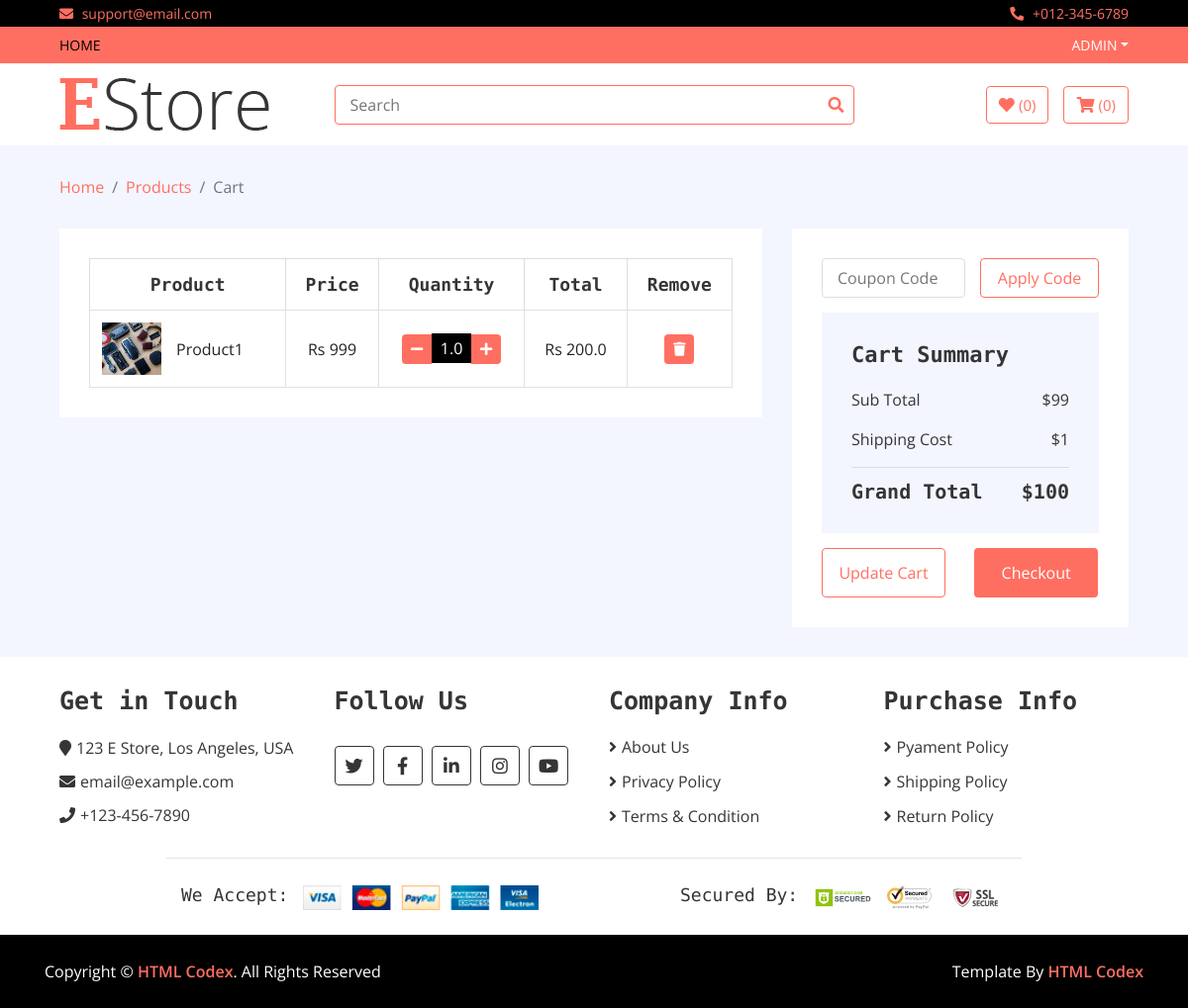
The app's page /cart/ (signed in), older data.
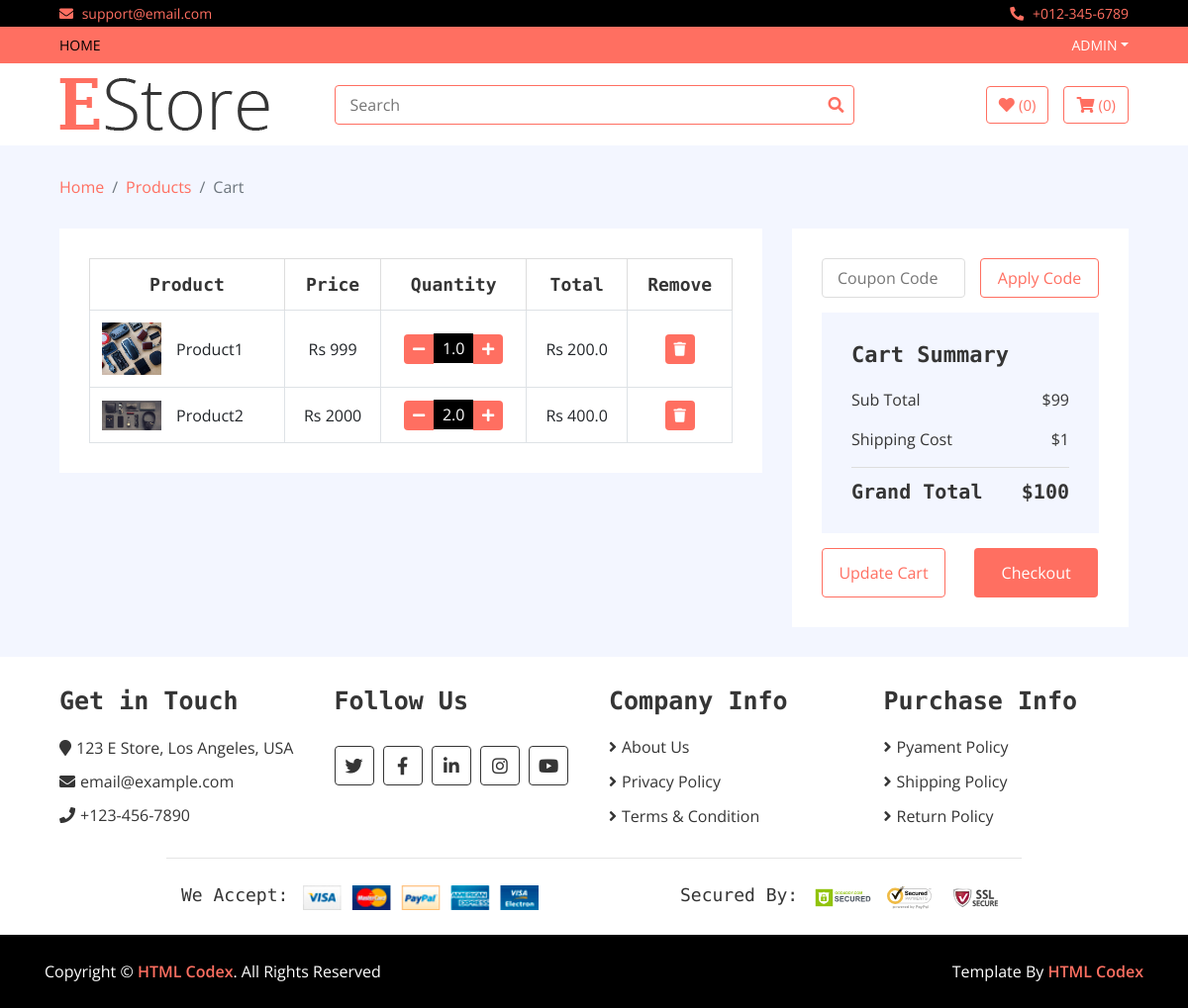
The same page, newer data.
### home/models.py (models this page shows, shortened)
class Cart(models.Model):
    username = models.CharField(max_length=300)
    slug = models.CharField(max_length=300)
    quantity = models.FloatField()
    total = models.FloatField()
    items = models.ForeignKey(Product,on_delete=models.CASCADE)
    date = models.DateTimeField(auto_now_add=True)
    checkout = models.BooleanField(default=False)

class Product(models.Model):
    name = models.CharField(max_length=300)
    price = models.IntegerField()
    discounted_price = models.IntegerField(default=0)
    category = models.ForeignKey(Category, on_delete=models.CASCADE)
    brand = models.ForeignKey(Brand, on_delete=models.CASCADE)
    image = models.ImageField(upload_to='media')
    desription = models.TextField(blank = True)
    specification = models.TextField(blank = True)
    stock = models.CharField(choices=STOCK,max_length=50)
    labels = models.CharField(choices=LABELS,max_length=50,blank = True)
    slug = models.CharField(max_length=500, default="")

### home/views.py (the view)
# urls.py: path('cart/', CartView.as_view(), name='cart'),
class CartView(Base):
    def get(self,request):
        username = request.user.username
        self.views['my_cart'] = Cart.objects.filter(username = username)
        return render(request,'cart.html',self.views)

### templates/cart.html
{% extends 'base.html' %}
{% load static %}
{% block content %}
        <div class="breadcrumb-wrap">
            <div class="container-fluid">
                <ul class="breadcrumb">
                    <li class="breadcrumb-item"><a href="#">Home</a></li>
                    <li class="breadcrumb-item"><a href="#">Products</a></li>
                    <li class="breadcrumb-item active">Cart</li>
                </ul>
            </div>
        </div>
        <div class="cart-page">
            <div class="container-fluid">
                <div class="row">
                    <div class="col-lg-8">
                        <div class="cart-page-inner">
                            <div class="table-responsive">
                                <table class="table table-bordered">
                                    <thead class="thead-dark">
                                        <tr>
                                            <th>Product</th>
                                            <th>Price</th>
                                            <th>Quantity</th>
                                            <th>Total</th>
                                            <th>Remove</th>
                                        </tr>
                                    </thead>
                                    <tbody class="align-middle">
                                    {% for cart in my_cart %}
                                        <tr>
                                            <td>
                                                <div class="img">
                                                    <a href="#"><img src="{{cart.items.image.url}}" alt="Image"></a>
                                                    <p>{{cart.items.name}}</p>
                                                </div>
                                            </td>
                                            {% if cart.items.discounted_price > 0 %}
                                            <td>Rs {{cart.items.discounted_price}}</td>
                                            {% else %}
                                            <td>Rs {{cart.items.price}}</td>
                                            {% endif %}
                                            <td>
                                                <div class="qty">
                                                    <a href = "/reduce_cart/{{cart.slug}}"><button class="btn-minus"><i class="fa fa-minus"></i></button></a>
                                                    <input type="text" value="{{cart.quantity}}">
                                                    <a href = "/add_to_cart/{{cart.slug}}"><button class="btn-plus"><i class="fa fa-plus"></i></button></a>
                                                </div>
                                            </td>
                                            <td>Rs {{cart.total}}</td>
                                            <td><button><i class="fa fa-trash"></i></button></td>
                                        </tr>
                                    {% endfor %}
                                    </tbody>
                                </table>
                            </div>
                        </div>
                    </div>
                    <div class="col-lg-4">
                        <div class="cart-page-inner">
                            <div class="row">
                                <div class="col-md-12">
                                    <div class="coupon">
                                        <input type="text" placeholder="Coupon Code">
                                        <button>Apply Code</button>
                                    </div>
                                </div>
                                <div class="col-md-12">
                                    <div class="cart-summary">
                                        <div class="cart-content">
                                            <h1>Cart Summary</h1>
                                            <p>Sub Total<span>$99</span></p>
                                            <p>Shipping Cost<span>$1</span></p>
                                            <h2>Grand Total<span>$100</span></h2>
                                        </div>
                                        <div class="cart-btn">
                                            <button>Update Cart</button>
                                            <button>Checkout</button>
                                        </div>
                                    </div>
                                </div>
                            </div>
                        </div>
                    </div>
                </div>
            </div>
        </div>
{% endblock %}

### templates/base.html (shortened to what this page needs)
<!DOCTYPE html>
{% load static %}
<html lang="en">
    <head>
        <link href="https://stackpath.bootstrapcdn.com/bootstrap/4.4.1/css/bootstrap.min.css" rel="stylesheet">
        <link href="https://cdnjs.cloudflare.com/ajax/libs/font-awesome/5.10.0/css/all.min.css" rel="stylesheet">
        <link href="{% static 'lib/slick/slick.css' %}" rel="stylesheet">
        <link href="{% static 'lib/slick/slick-theme.css' %}" rel="stylesheet">
        <link href="{% static 'css/style.css' %}" rel="stylesheet">
    </head>
    <body>
        <div class="top-bar">
            <div class="container-fluid">
                <div class="row">
                    <div class="col-sm-6">
                        <i class="fa fa-envelope"></i>
                        support@email.com
                    </div>
                    <div class="col-sm-6">
                        <i class="fa fa-phone-alt"></i>
                        +012-345-6789
                    </div>
                </div>
            </div>
        </div>
        <div class="nav">
            <div class="container-fluid">
                <nav class="navbar navbar-expand-md bg-dark navbar-dark">
                    <div class="collapse navbar-collapse justify-content-between" id="navbarCollapse">
                        <div class="navbar-nav mr-auto">
                            <a href="index.html" class="nav-item nav-link active">Home</a>
                        </div>
                        <div class="navbar-nav ml-auto">
                            {% if user.is_authenticated %}
                            <div class="nav-item dropdown">
                                <a href="#" class="nav-link dropdown-toggle" data-toggle="dropdown">{{user.username}}</a>
                            </div>
                            {% endif %}
                        </div>
                    </div>
                </nav>
            </div>
        </div>
        <div class="bottom-bar">
            <div class="container-fluid">
                <div class="row align-items-center">
                    <div class="col-md-3">
                        <div class="logo">
                            <a href="index.html">
                                <img src="img/logo.png" alt="Logo">
                            </a>
                        </div>
                    </div>
                    <div class="col-md-6">
                        <div class="search">
                            <form action = "/search" method = "GET">
                            <input name = "query" type="text" placeholder="Search">
                            <button type = "submit"><i class="fa fa-search"></i></button>
                            </form>
                        </div>
                    </div>
                    <div class="col-md-3">
                        <div class="user">
                            <a href="wishlist.html" class="btn wishlist">
                                <i class="fa fa-heart"></i>
                                <span>(0)</span>
                            </a>
                            <a href="cart.html" class="btn cart">
                                <i class="fa fa-shopping-cart"></i>
                                <span>(0)</span>
                            </a>
                        </div>
                    </div>
                </div>
            </div>
        </div>
{% block content %}
{% endblock %}
        <div class="footer">
            <div class="container-fluid">
                <div class="row">
                    <div class="col-lg-3 col-md-6">
                        <div class="footer-widget">
                            <h2>Get in Touch</h2>
                            <div class="contact-info">
                                <p><i class="fa fa-map-marker"></i>123 E Store, Los Angeles, USA</p>
                                <p><i class="fa fa-envelope"></i>email@example.com</p>
                                <p><i class="fa fa-phone"></i>+123-456-7890</p>
                            </div>
                        </div>
                    </div>
                    <div class="col-lg-3 col-md-6">
                        <div class="footer-widget">
                            <h2>Follow Us</h2>
                            <div class="contact-info">
                                <div class="social">
                                    <a href=""><i class="fab fa-twitter"></i></a>
                                    <a href=""><i class="fab fa-facebook-f"></i></a>
                                    <a href=""><i class="fab fa-linkedin-in"></i></a>
                                    <a href=""><i class="fab fa-instagram"></i></a>
                                    <a href=""><i class="fab fa-youtube"></i></a>
                                </div>
                            </div>
                        </div>
                    </div>
                    <div class="col-lg-3 col-md-6">
                        <div class="footer-widget">
                            <h2>Company Info</h2>
                            <ul>
                                <li><a href="#">About Us</a></li>
                                <li><a href="#">Privacy Policy</a></li>
                                <li><a href="#">Terms & Condition</a></li>
                            </ul>
                        </div>
                    </div>
                    <div class="col-lg-3 col-md-6">
                        <div class="footer-widget">
                            <h2>Purchase Info</h2>
                            <ul>
                                <li><a href="#">Pyament Policy</a></li>
                                <li><a href="#">Shipping Policy</a></li>
                                <li><a href="#">Return Policy</a></li>
                            </ul>
                        </div>
                    </div>
                </div>
                <div class="row payment align-items-center">
                    <div class="col-md-6">
                        <div class="payment-method">
                            <h2>We Accept:</h2>
                            <img src="img/payment-method.png" alt="Payment Method" />
                        </div>
                    </div>
                    <div class="col-md-6">
                        <div class="payment-security">
                            <h2>Secured By:</h2>
                            <img src="img/godaddy.svg" alt="Payment Security" />
                            <img src="img/norton.svg" alt="Payment Security" />
                            <img src="img/ssl.svg" alt="Payment Security" />
                        </div>
                    </div>
                </div>
            </div>
        </div>
        <div class="footer-bottom">
            <div class="container">
                <div class="row">
                    <div class="col-md-6 copyright">
                        <p>Copyright &copy; <a href="https://htmlcodex.com">HTML Codex</a>. All Rights Reserved</p>
                    </div>
                    <div class="col-md-6 template-by">
                        <p>Template By <a href="https://htmlcodex.com">HTML Codex</a></p>
                    </div>
                </div>
            </div>
        </div>
    </body>
</html>

Row changes from the older to the newer data that the page shows:
added Cart: items.image (picture), items.name "Product2", items.price "2000", quantity "2.0", total "400.0"
